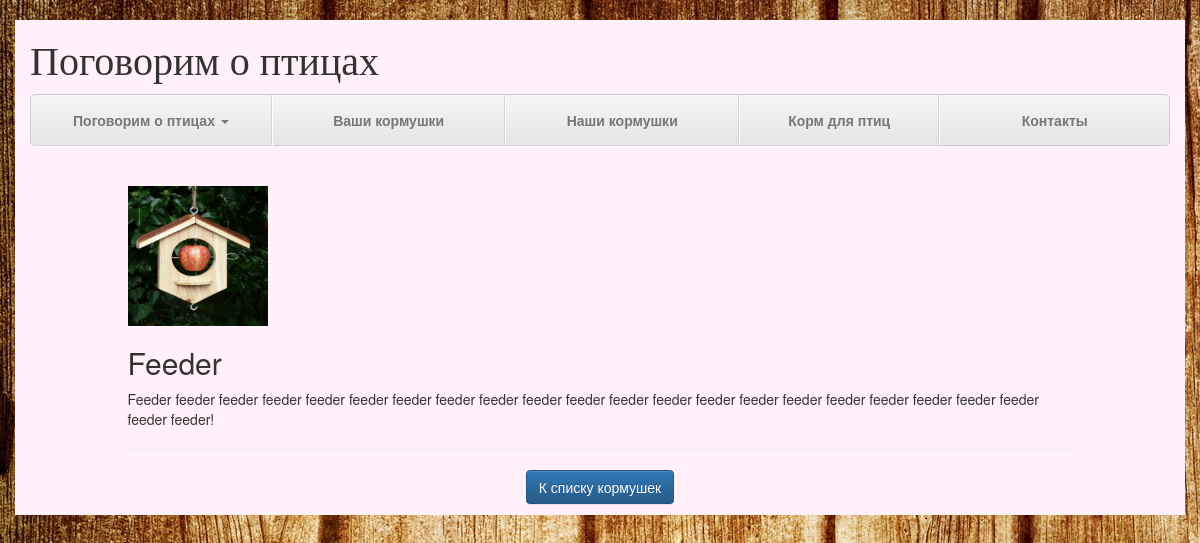
Page /birdie_talks/feeders_type_details/1/ on the committed database.
### birdie_talks/models.py (models this page shows, shortened)
@python_2_unicode_compatible
class Feeder(models.Model):
    author = models.ForeignKey('auth.User', verbose_name=_('author'))
    title = models.CharField(_('title'), max_length=200)
    text = models.TextField(_('article text'))
    pupil_name = models.CharField(_('pupil name'), max_length=50, null=True, blank=True)
    pupil_age = models.PositiveIntegerField(_('pupil age'), null=True, blank=True)
    school = models.CharField(_('school'), max_length=100, null=True, blank=True)
    price = models.PositiveIntegerField(_('price'), blank=True, null=True)
    image = models.ImageField(_('image'), upload_to='articles/%Y/%m/%d', blank=True, null=True)
    created_date = models.DateTimeField(_('created date'),
                                        default=timezone.now, blank=True, null=True)
    published_date = models.DateTimeField(_('published date'),
                                          blank=True, null=True)
    class Meta:
        ordering = ('title',)
        verbose_name = _('feeder')
        verbose_name_plural = _('feeders')

### birdie_talks/views.py (the view)
# urls.py: url(r'^feeders_type_details/(?P<feeder_id>[0-9]+)/$', views.feeders_type_details,
def feeders_type_details(request, feeder_id):
    feeders_type_detail = get_object_or_404(Feeder, pk=feeder_id)
    return render(request, 'birdie_talks/feeders_type_detail.html', {'feeders_type_detail': feeders_type_detail})

### birdie_talks/templates/birdie_talks/feeders_type_detail.html (shortened to what this page needs)
{% extends "base.html" %}
{% load static %}
{% block content %}
    <br><br>
    <div class="row">
      <div class="col-md-1"></div>
      <div class="col-md-10">
        <img src="{% if feeder.image %}{{ feeder.image.url }}{% else %}{% static "img/custom_feeder.jpg" %}{% endif %}" alt="Generic placeholder image" width="140" height="140" style="text-align: center;">
            <h2>{{ feeders_type_detail.title }}</h2>
            <p>{{ feeders_type_detail.text }}</p>
            <hr>
        <p style="text-align: center;">
          <a href="{% url 'birdie_talks:feeders_types' %}">
            <button class="btn btn-primary" type="button">К списку кормушек</button>
          </a>
        </p>
      <div class="col-md-1"></div>
      </div>
      </div>
{% endblock %}

### static/css/justified-nav.css (style rules this page uses)
html { position: relative; min-height: 100%; }
body { padding-top: 20px; margin-bottom: 60px; }

### rows in the picture
Feeder: title "Feeder", text "Feeder feeder feeder feeder feeder feeder feeder feeder feeder feeder feeder feeder feeder feeder feeder feeder feeder feeder feeder feeder feeder feeder feeder!"
